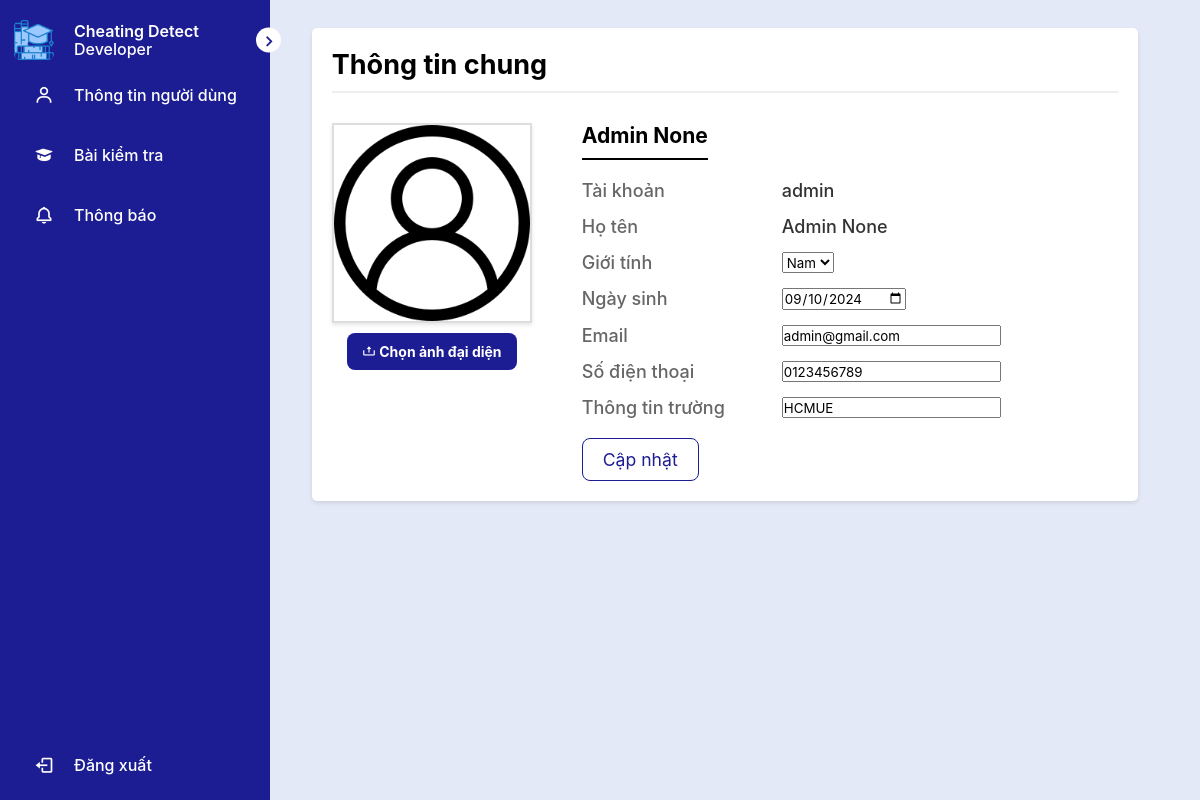
The page /user_detail/1/ on the database its author committed.
### accounts/models.py (models this page shows)
class User(models.Model):
    id = models.AutoField(primary_key=True)
    username = models.CharField(max_length=255, unique=True)
    password = models.CharField(max_length=255)
    email = models.EmailField(max_length=255, blank=True, null=True)
    first_name = models.CharField(max_length=255, blank=True, null=True)
    last_name = models.CharField(max_length=255, blank=True, null=True)
    phone = models.CharField(max_length=255, blank=True, null=True)
    date_of_birth = models.DateField(blank=True, null=True)
    gender = models.BooleanField(blank=True, null=True)  # True: Male, False: Female
    school_name = models.CharField(max_length=255, blank=True, null=True)
    role = models.ForeignKey('Role', on_delete=models.CASCADE, related_name='users', default=1)
    profile_picture = models.ImageField(upload_to='profile_pictures/', null=True, blank=True)
    class Meta:
        db_table = 'users'  # Ánh xạ đến bảng `users`

### accounts/views.py (the view, shortened to what this page needs)
# urls.py: path('user_detail/<int:user_id>/', views.user_detail, name='user_detail'),
def user_detail(request, user_id):
    logger.info(f"User ID: {user_id}")
    if not user_id:
        logger.info("User is not logged in")
        return redirect('login')
    user_data = User.objects.get(id=user_id)
    if not user_data:
        return redirect('login')
    if user_data.role_id == 1:
        conn = sqlite3.connect('db.sqlite3')
        cursor = conn.cursor()
        cursor.execute(
            'SELECT  c.id AS class_id, c.name AS class_name, sy.name AS school_year_name, u.first_name AS teacher_first_name, u.last_name AS teacher_last_name FROM class_users cu_student LEFT JOIN class c ON c.id = cu_student.class_id LEFT JOIN school_year sy ON c.school_year_id = sy.id LEFT JOIN class_users cu_teacher ON cu_teacher.class_id = c.id LEFT JOIN  users u ON cu_teacher.user_id = u.id WHERE cu_student.user_id = ? AND u.role_id = 2',
            (user_id,))
        user_class = cursor.fetchall()
        conn.close()
    elif user_data.role_id == 2:
        user_class = ClassUser.objects.select_related('class_id__school_year').filter(
            user=user_id
        ).values_list('class_id__id', 'class_id__name', 'class_id__school_year__name')
    else:
        user_class = []
    logger.info(user_data.role_id)
    logger.info(user_class)
    context = {
        'username': user_data.username,
        'email': user_data.email,
        'first_name': user_data.first_name,
        'last_name': user_data.last_name,
        'phone': user_data.phone,
        'date_of_birth': user_data.date_of_birth,
        'gender': user_data.gender,
        'school_name': user_data.school_name,
        'role_id_user': user_data.role_id,
        'profile_picture': user_data.profile_picture,
        'role_id': request.session.get('role_id'),
        'user_class': user_class
    }
    return render(request, 'user/user_detail.html', context)

### accounts/templates/user/user_detail.html (shortened to what this page needs)
{% extends "base.html" %}
{% load static %}
{% block content %}
    <div class="profile-container">
        <div class="student-details-header">
            <h2>Thông tin chung</h2>
        </div>
        <form method="post" action="{% url 'profile' %}" class="profile-form" enctype="multipart/form-data">
            <div class="profile-content">
                <div class="profile-image-container">
                    {% if profile_picture %}
                        <img src="{{ profile_picture.url }}" alt="Student Photo" class="profile-img-preview"
                             id="profile-img">
                    {% else %}
                        <img src="{% static 'assets/user_placeholder.png' %}" alt="Default Profile Picture"
                             class="profile-img-preview" id="profile-img">
                    {% endif %}
                    <label for="profile_picture" class="custom-upload-btn">
                        <i class='bx bx-upload'></i> Chọn ảnh đại diện
                    </label>
                </div>
                <div class="about-section">
                    <h3>{{ first_name }} {{ last_name }}</h3>
                    <div class="info-grid">
                        <div class="info-row">
                            <div class="info-label">Tài khoản</div>
                            <div class="info-value">{{ username }}</div>
                        </div>
                        <div class="info-row">
                            <div class="info-label">Họ tên</div>
                            <div class="info-value">{{ first_name }} {{ last_name }}</div>
                        </div>
                        <div class="info-row">
                            <label class="info-label" for="gender">Giới tính</label>
                            <select id="gender" name="gender">
                                <option value="1" {% if gender == 1 %}selected{% endif %}>Nam</option>
                            </select>
                        </div>
                        <div class="info-row">
                            <label class="info-label" for="birthdate">Ngày sinh</label>
                            <input type="date" id="birthdate" name="birthdate" value="{{ date_of_birth|date:'Y-m-d' }}">
                        </div>
                        <div class="info-row">
                            <label class="info-label" for="email">Email</label>
                            <input type="email" id="email" {% if email %} value="{{ email }}" {% else %}
                                   placeholder="Chưa cập nhật" value="" {% endif %}>
                        </div>
                        <div class="info-row">
                            <label class="info-label" for="phone">Số điện thoại</label>
                            <input type="text" id="phone" name="phone"
                                    {% if phone %} value="{{ phone }}" {% else %} placeholder="Chưa cập nhật"
                                   value="" {% endif %}>
                        </div>
                        <div class="info-row">
                            <label class="info-label" for="school_info">Thông tin trường</label>
                            <input type="text" id="school_info" name="school_info"
                                    {% if school_name %} value="{{ school_name }}" {% else %}
                                   placeholder="Chưa cập nhật"
                                   value="" {% endif %}>
                        </div>
                    </div>
                    <button type="submit" class="update-profile-btn">
                        Cập nhật
                    </button>
                </div>
            </div>
        </form>
    </div>
{% endblock %}

### accounts/static/css/style.css (style rules this page uses)
* { font-family: Inter, sans-serif; margin: 0; padding: 0; box-sizing: border-box; }
:root { --body-color: #E4E9F7; --sidebar-color: #1c1c93; --primary-color: #1c1c93; --primary-color-light: white; --toggle-color: #DDD; --text-color: black; --text-sidebar-color: white; --tran-02: all 0.2s ease; --tran-03: all 0.3s ease; --tran-04: all 0.4s ease; --tran-05: all 0.5s ease; }
body { height: 100vh; background-color: var(--body-color); }
.profile-container { width: 95%; margin: 20px auto; padding: 20px; background: #fff; border-radius: 5px; box-shadow: 0 2px 4px rgba(0, 0, 0, 0.1); }
.profile-container img { height: 200px; width: 200px; }
.student-details-header { display: flex; justify-content: space-between; align-items: center; margin-bottom: 30px; padding-bottom: 10px; border-bottom: 2px solid #eee; }
.profile-content { display: flex; gap: 30px; }
.profile-image-container { display: flex; flex-direction: column; align-items: center; gap: 10px; position: relative; }
.profile-img-preview { width: 100%; height: auto; object-fit: cover; border: 2px solid #ddd; box-shadow: 0 2px 4px rgba(0, 0, 0, 0.1); }
.about-section { flex: 1; margin-left: 20px; }
.about-section h3 { margin-bottom: 20px; padding-bottom: 10px; border-bottom: 2px solid #000; display: inline-block; }
.info-grid { display: grid; grid-template-columns: repeat(1, 1fr); gap: 15px; }
.info-row { display: flex; gap: 50px; }
.info-label { flex: 0 0 150px; color: #666; }
.info-value { flex: 1; color: #333; }
.update-profile-btn { display: block; padding: 10px 20px; font-size: 1.1rem; cursor: pointer; background-color: white; color: #1c1c93; border-radius: 8px; border: #1c1c93 1px solid; margin-top: 20px; }
.custom-upload-btn { display: inline-block; padding: 10px 15px; cursor: pointer; background-color: #1c1c93; color: white; border-radius: 8px; border: none; font-size: 14px; font-weight: bold; text-align: center; transition: all 0.3s ease; }

### rows shown on the page
User: first_name "Admin", username "admin", birthdate "09/10/2024", email "admin@gmail.com", phone "0123456789", school_info "HCMUE"

### other values the page prints
{{ last_name }} "None"
